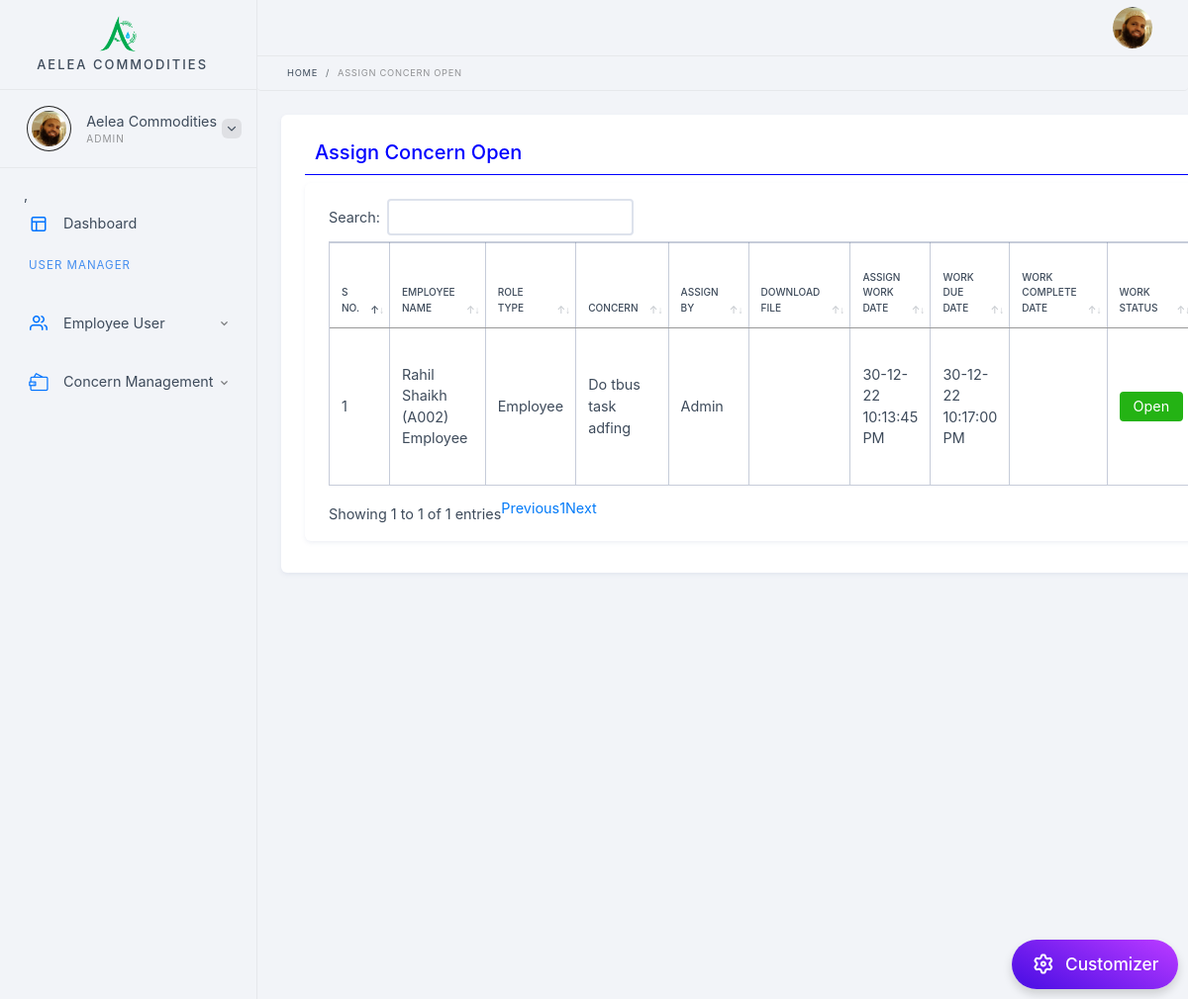
/assign_task_open_list.php (signed in), run on the app's committed database.
### tables this page shows
CREATE TABLE `assign_task` (
  `task_id` int(11) NOT NULL,
  `emp_id` int(11) DEFAULT NULL,
  `task` text DEFAULT NULL,
  `assignby` varchar(255) DEFAULT NULL,
  `task_doc` varchar(255) DEFAULT NULL,
  `work_assign_date` datetime DEFAULT NULL,
  `work_due_date` datetime DEFAULT NULL,
  `work_com_date` datetime DEFAULT NULL,
  `status` varchar(255) DEFAULT NULL,
  `remark` text DEFAULT NULL,
  `Achievements` text DEFAULT NULL,
  `Benefits` text DEFAULT NULL,
  `attachments` varchar(255) DEFAULT NULL
);

CREATE TABLE `emp_login` (
  `id` int(11) NOT NULL,
  `emp_code` varchar(255) NOT NULL,
  `emp_name` varchar(255) NOT NULL,
  `user_id` varchar(255) NOT NULL,
  `pswd` varchar(255) NOT NULL,
  `status` int(11) NOT NULL,
  `created` datetime NOT NULL,
  `user_role` varchar(255) NOT NULL,
  `emp_pro` varchar(255) NOT NULL,
  `email_id` varchar(255) NOT NULL,
  `emp_mob` varchar(255) NOT NULL
);

### includes/App_Code.php (called while the page is built, shortened)
<?php
class App_Code {
       function getName($ID) {
       $con = mysqli_connect("localhost", "root", "", "task_management") or die(mysqli_connect_error());
        $UserRGID = $ID;
        $client = "select * from emp_login where id='$UserRGID'";
        $getNameQuery = mysqli_query($con, $client) or die(mysqli_error());
        while ($row = mysqli_fetch_assoc($getNameQuery)) {
            $emp_name = $row['emp_name'];
            $emp_code = $row['emp_code'];
            $emp_role = ucfirst( $row['user_role']);
            return $emp_name. ' (' . $emp_code .')'.' '. $emp_role;
        }
    }
    function get_User_role($ID) {
       $con = mysqli_connect("localhost", "root", "", "task_management") or die(mysqli_connect_error());
        $UserRGID = $ID;
        $client = "select * from emp_login where id='$UserRGID'";
        $getNameQuery = mysqli_query($con, $client) or die(mysqli_error());
        while ($row = mysqli_fetch_assoc($getNameQuery)) {
            $user_role = ucfirst($row['user_role']);
            return $user_role;
        }
    }
}
?>

### assign_task_open_list.php (the view, shortened to what this page needs)
<?php
include './includes/admin_header.php';
include './includes/data_base_save_update.php';
include './includes/App_Code.php';
$app_code_obj=new App_Code();
?>
<ul class="breadcrumb">
    <li class="breadcrumb-item"><a href="Dashboard.php">Home</a></li>
    <li class="breadcrumb-item"><span>Assign Concern Open</span></li>
</ul>
<div class="content-i">
    <div class="content-box">
        <div class="element-wrapper">
            <div class="element-box">
                            <div class="row">
                                 <div class="col-md-12">
                                    <h5 style="color: blue;border-bottom: 1px solid blue;padding: 10px;">Assign Concern Open</h5>
                                </div>
                            </div>
                                <div class="element-box">
   <table id="example" style="width: 100%;" class="display table table-bordered table-responsive" style="width:100%">
        <thead>
                    <tr>
                        <th>S No.</th>
                        <th>Employee Name</th>
                        <th>Role Type</th>
                        <th>Concern</th>
                         <th>Assign By</th>
                          <th>Download File</th>
                           <th>Assign Work Date</th>
                           <th>Work Due Date</th>
                            <th>Work Complete Date</th>
                            <th>Work Status</th>
                    </tr>
        </thead>
        <tbody>
                                 <?php
                 $qry = mysqli_query($connection, "SELECT * FROM assign_task where status='Open' order by work_assign_date desc") or die("select query fail" . mysqli_error());
$count = 0;
while ($row = mysqli_fetch_assoc($qry)) {
    $count = $count + 1;
    $emp_id = $row['emp_id'];
    $task = $row['task'];
    $assignby = $row['assignby'];
    $work_assign_date = strtotime($row['work_assign_date']);
    $work_assign_date = date( 'd-m-y g:i:s A', $work_assign_date );
    $work_due_date = strtotime($row['work_due_date']);
    $work_due_date = date( 'd-m-y g:i:s A', $work_due_date );
    $work_com_date = strtotime($row['work_com_date']);
           $status  = $row['status'];
    ?>
                    <tr>
  <td><?php echo $count;?></td>
  <td> <?php echo $app_code_obj->getName($emp_id);?></td>
  <td> <?php echo $app_code_obj->get_User_role($emp_id);?></td>
  <td><?php echo $task;?></td>
  <td><?php echo $assignby;?></td>
  <td>
  </td>
    <td><?php echo $work_assign_date;?></td>
    <td><?php echo $work_due_date;?></td>
  <td><?php echo $work_com_date;?></td>
  <td><a href="#" class="btn btn-success"> <?php echo $status;?></a></td>
                    </tr>
<?php }?>
        </tbody>  </table>
   </div>
                            </div>
            </div>
        </div>
    </div>
</div>
<?php include './includes/Plugin.php'; ?>
        <?php include './includes/admin_footer.php'; ?>

### data on the page
assign_task: emp.user_role "Rahil Shaikh (A002) Employee", emp.user_role "Employee", task "Do tbus task adfing", assignby "Admin", work_assign_date "30-12-22 10:13:45 PM", work_due_date "30-12-22 10:17:00 PM", status "Open"

### other printed values
$_SESSION['emp_name'] "Aelea Commodities"
$_SESSION['User_type'] "ADMIN"
